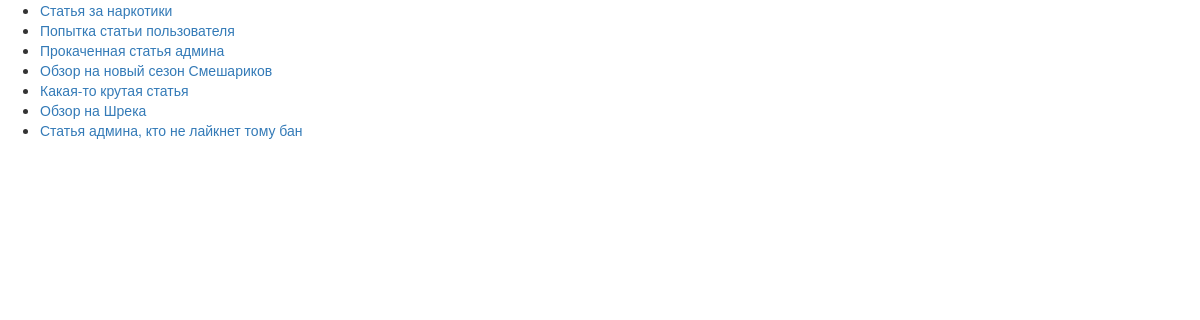
The app's page /articles/ with its own data.
### articles/models.py (models this page shows, shortened)
class Article(models.Model):
    author_name = models.CharField('Имя автора', max_length = 50)
    article_title = models.CharField('Название статьи', max_length = 200)
    article_text = HTMLField('Текст статьи')
    pub_date = models.DateTimeField('Дата публикации')
    class Meta:
        verbose_name = "Статья"
        verbose_name_plural = "Статьи"

### articles/views.py (the view)
# urls.py: path('', views.index, name = "index"),
def index(request):
    latest_articles_list = Article.objects.order_by('-pub_date')[:7]
    return render(request, 'articles/list.html', {'latest_articles_list': latest_articles_list})

### templates/articles/list.html (shortened to what this page needs)
{% extends 'base.html' %}
{% block content %}
    {% if latest_articles_list %}
         <ul>
        {% for a in latest_articles_list %}
           <li>
            <a href={% url 'articles:detail' a.id %}>{{a.article_title}}</a>
           </li>
        {% endfor %}
        </ul>
    {% else %}
        Статьи не найдены. Будьте первым!
    {% endif %}
{% endblock %}

### templates/base.html (shortened to what this page needs)
<!DOCTYPE html>
<html lang="en">
<head>
    <link rel="stylesheet" href="//maxcdn.bootstrapcdn.com/bootstrap/3.2.0/css/bootstrap.min.css">
</head>
<body>
{% block content %}{% endblock %}
</body>
</html>

### records on screen
Article: article_title "Статья за наркотики"
Article: article_title "Попытка статьи пользователя"
Article: article_title "Прокаченная статья админа"
Article: article_title "Обзор на новый сезон Смешариков"
Article: article_title "Какая-то крутая статья"
Article: article_title "Обзор на Шрека"
Article: article_title "Статья админа, кто не лайкнет тому бан"
